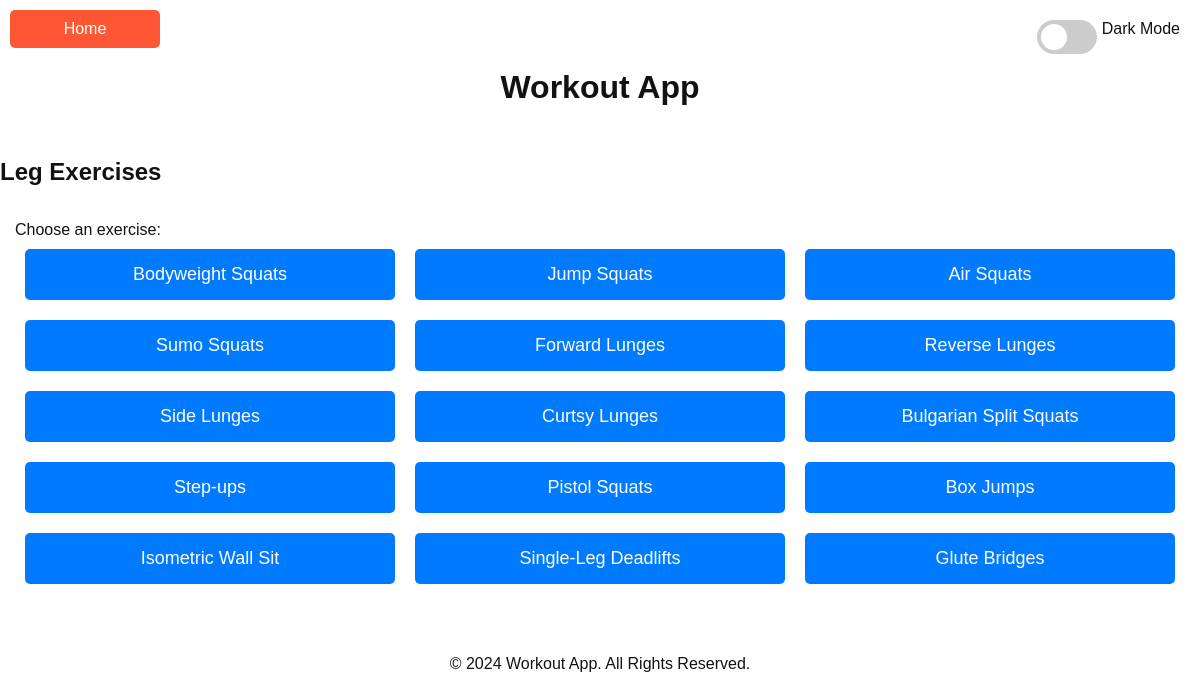
The page /legs on the database its author committed.
### tables this page shows
CREATE TABLE exercises (    id INTEGER PRIMARY KEY AUTOINCREMENT,    exercise_name TEXT NOT NULL,    muscle_group TEXT,    description TEXT,    youtube_link TEXT);

### app.py (the view)
@app.route("/legs")
def legs():
    return get("legs")

### app.py (called while the page is built)
def get(muscle_group):
    exercise_names = db.execute(
        "SELECT exercise_name FROM exercises WHERE muscle_group = ?", muscle_group)
    names = [row["exercise_name"] for row in exercise_names]
    return render_template(f"{muscle_group}.html", names=names)

### templates/legs.html
{% extends 'layout.html' %}
{% block content %}
    <h2>Leg Exercises</h2>
    <nav>
        <form method="POST" action="/fetch">
            <label for="exercise">Choose an exercise:</label>
            <div class="button-container">
                {% for name in names %}
                    <button class="button-link" type="submit" name="exercise" value="{{ name }}">{{ name }}</button>
                {% endfor %}
            </div>
        </form>
    </nav>
{% endblock %}

### templates/layout.html (shortened to what this page needs)
<!DOCTYPE html>
<html lang="en">
<head>
    <link rel="stylesheet" href="static/css/styles.css">
</head>
<body class="light-theme">
    <header>
        <div style="text-align:left">
            <button id="homeButton" onclick="location.href='/'">Home</button>
        </div>
        <h1 style="text-align:center">Workout App</h1>
        <div class="theme-toggle" style="position:absolute; top:20px; right:20px;">
            <label class="switch">
                <span class="slider round"></span>
            </label>
            <span>Dark Mode</span>
        </div>
    </header>
    <main id="content">
        {% block content %}
        {% endblock %}
    </main>
    <footer>
        <p>&copy; 2024 Workout App. All Rights Reserved.</p>
    </footer>
</body>
</html>

### static/css/styles.css (style rules this page uses)
body { margin: 0; font-family: Arial, sans-serif; transition: background-color 0.5s, color 0.5s; }
header, footer { text-align: center; padding: 10px; }
.light-theme { background-color: #ffffff; color: #121212; }
.theme-toggle { position: fixed; top: 20px; right: 20px; }
.switch { position: relative; display: inline-block; width: 60px; height: 34px; }
.slider { position: absolute; cursor: pointer; top: 0; left: 0; right: 0; bottom: 0; background-color: #ccc; transition: 0.4s; border-radius: 34px; }
.slider:before { position: absolute; content: ""; height: 26px; width: 26px; left: 4px; bottom: 4px; background-color: white; transition: 0.4s; border-radius: 50%; }
nav { display: flex; flex-wrap: wrap; justify-content: center; margin: 20px 0; }
nav form { margin: 15px; }
button { padding: 15px 30px; font-size: 18px; background-color: #007BFF; color: white; border: none; border-radius: 5px; cursor: pointer; transition: background-color 0.3s; min-width: 150px; }
#homeButton { padding: 10px 20px; font-size: 16px; background-color: #FF5733; color: white; border: none; cursor: pointer; transition: background-color 0.3s; }
.button-container { display: flex; justify-content: center; flex-wrap: wrap; }
.button-link { padding: 15px 30px; font-size: 18px; background-color: #007BFF; color: white; border: none; border-radius: 5px; cursor: pointer; transition: background-color 0.3s; min-width: calc(100% / 3 - 20px); margin: 10px; }

### rows shown on the page
exercises: exercise_name "Bodyweight Squats"
exercises: exercise_name "Jump Squats"
exercises: exercise_name "Air Squats"
exercises: exercise_name "Sumo Squats"
exercises: exercise_name "Forward Lunges"
exercises: exercise_name "Reverse Lunges"
exercises: exercise_name "Side Lunges"
exercises: exercise_name "Curtsy Lunges"
exercises: exercise_name "Bulgarian Split Squats"
exercises: exercise_name "Step-ups"
exercises: exercise_name "Pistol Squats"
exercises: exercise_name "Box Jumps"
exercises: exercise_name "Isometric Wall Sit"
exercises: exercise_name "Single-Leg Deadlifts"
exercises: exercise_name "Glute Bridges"
